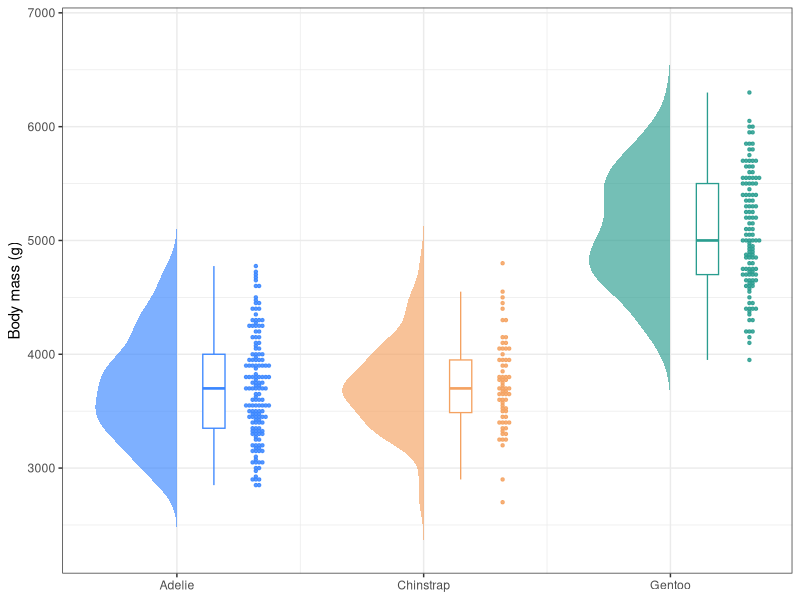
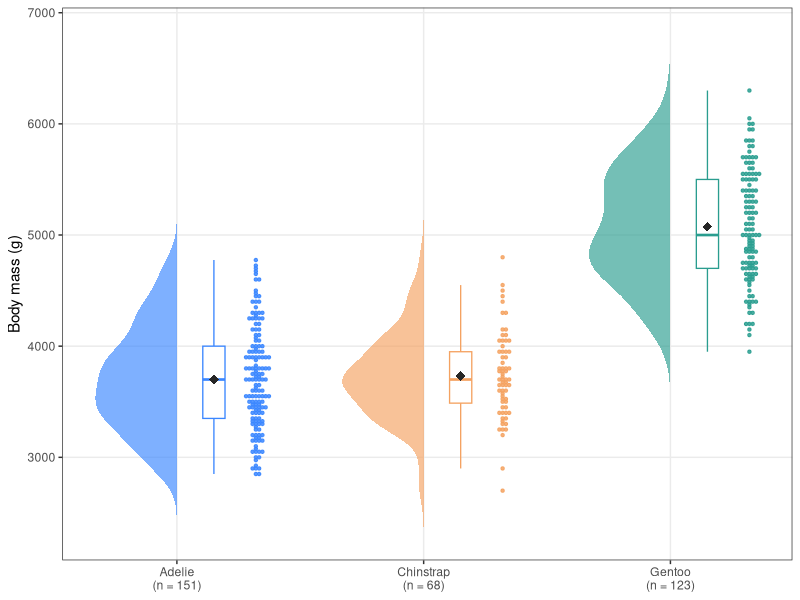
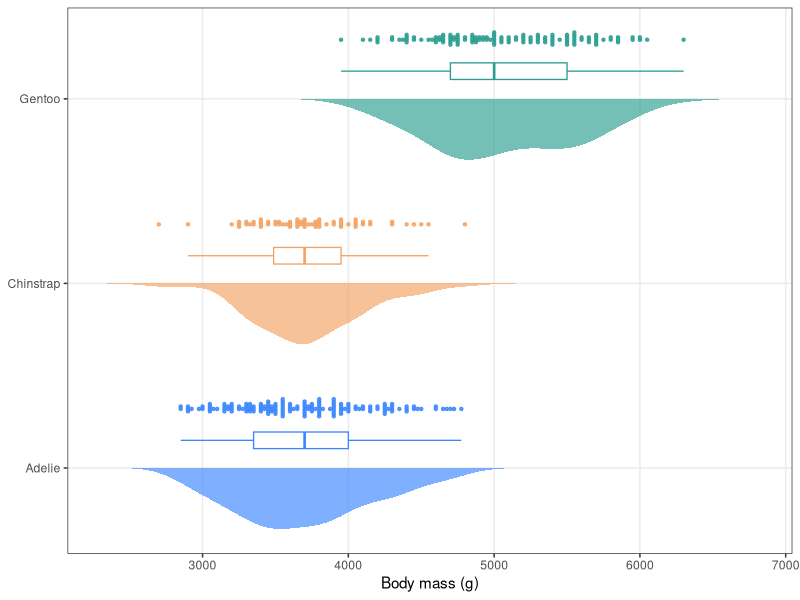

Recreate these plots in R, in order.
## ---- chunk 1
# Installing necessary packages
if (!requireNamespace("tidyverse", quietly = TRUE)) {
  install.packages("tidyverse")
}
if (!requireNamespace("ggbeeswarm", quietly = TRUE)) {
  install.packages("ggbeeswarm")
}
if (!requireNamespace("palmerpenguins", quietly = TRUE)) {
  install.packages("palmerpenguins")
}

# Load packages
library(tidyverse)
library(ggbeeswarm)
library(palmerpenguins)
## ---- chunk 2
data("penguins")

penguins_clean <- penguins |>
  filter(!is.na(body_mass_g)) |>
  mutate(species = factor(species))

head(penguins_clean, 3)
## ---- chunk 3
# Half-violin polygons: for each group, the density curve is mirrored to the
# left of the group centre (x = group position) and closed as a polygon.
half_violin <- function(data, group_col, value_col, width = 0.33) {
  groups <- levels(factor(data[[group_col]]))
  map_dfr(groups, function(g) {
    values <- data[[value_col]][as.character(data[[group_col]]) == g]
    d <- density(values, n = 200)
    tibble(
      group = g,
      x = which(groups == g) - d$y / max(d$y) * width,
      y = d$x)
  })
}
## ---- chunk 4
#| label: fig-1.1BasicRaincloud
#| fig-cap: "Basic raincloud plot of penguin body mass"
#| out.width: "95%"
#| warning: false
#| message: false
#| fig-width: 8.5
#| fig-height: 5.5

violin_data <- half_violin(penguins_clean, "species", "body_mass_g")
centres <- set_names(seq_along(levels(penguins_clean$species)),
                     levels(penguins_clean$species))
x_pos <- centres[as.character(penguins_clean$species)]

raincloud_colors <- c(Adelie = "#3a86ff", Chinstrap = "#f4a261", Gentoo = "#2a9d8f")

ggplot(penguins_clean) +
  geom_polygon(data = violin_data, aes(x = x, y = y, fill = group, group = group),
               alpha = .65, colour = NA) +
  geom_boxplot(aes(x = x_pos + .15, y = body_mass_g, group = species, colour = species),
               width = .09, outlier.shape = NA, fill = "white", linewidth = .45) +
  geom_beeswarm(aes(x = x_pos + .32, y = body_mass_g, colour = species),
                cex = .5, size = .85, alpha = .85) +
  scale_fill_manual(values = raincloud_colors) +
  scale_colour_manual(values = raincloud_colors) +
  scale_x_continuous(breaks = centres, labels = levels(penguins_clean$species)) +
  labs(x = NULL, y = "Body mass (g)") +
  theme_bw() +
  theme(legend.position = "none")
## ---- chunk 5
#| label: fig-1.2AnnotatedRaincloud
#| fig-cap: "Raincloud plot with mean markers and sample sizes"
#| out.width: "95%"
#| warning: false
#| message: false
#| fig-width: 8.5
#| fig-height: 5.5

ggplot(penguins_clean) +
  geom_polygon(data = violin_data, aes(x = x, y = y, fill = group, group = group),
               alpha = .65, colour = NA) +
  geom_boxplot(aes(x = x_pos + .15, y = body_mass_g, group = species, colour = species),
               width = .09, outlier.shape = NA, fill = "white", linewidth = .45) +
  geom_beeswarm(aes(x = x_pos + .32, y = body_mass_g, colour = species),
                cex = .5, size = .85, alpha = .85) +
  stat_summary(aes(x = x_pos + .15, y = body_mass_g, group = species),
               fun = mean, geom = "point", shape = 18, size = 3, colour = "grey15") +
  scale_fill_manual(values = raincloud_colors) +
  scale_colour_manual(values = raincloud_colors) +
  scale_x_continuous(
    breaks = centres,
    labels = paste0(levels(penguins_clean$species), "\n(n = ",
                    table(penguins_clean$species)[levels(penguins_clean$species)], ")")) +
  labs(x = NULL, y = "Body mass (g)") +
  theme_bw() +
  theme(legend.position = "none", panel.grid.minor = element_blank())
## ---- chunk 6
#| label: fig-1.3HorizontalRaincloud
#| fig-cap: "Horizontal raincloud plot"
#| out.width: "95%"
#| warning: false
#| message: false
#| fig-width: 8.5
#| fig-height: 5

ggplot(penguins_clean) +
  geom_polygon(data = violin_data, aes(x = x, y = y, fill = group, group = group),
               alpha = .65, colour = NA) +
  geom_boxplot(aes(x = x_pos + .15, y = body_mass_g, group = species, colour = species),
               width = .09, outlier.shape = NA, fill = "white", linewidth = .45) +
  geom_beeswarm(aes(x = x_pos + .32, y = body_mass_g, colour = species),
                cex = .5, size = .85, alpha = .85) +
  scale_fill_manual(values = raincloud_colors) +
  scale_colour_manual(values = raincloud_colors) +
  scale_x_continuous(breaks = centres, labels = levels(penguins_clean$species)) +
  labs(x = NULL, y = "Body mass (g)") +
  theme_bw() +
  theme(legend.position = "none", panel.grid.minor = element_blank()) +
  coord_flip()
